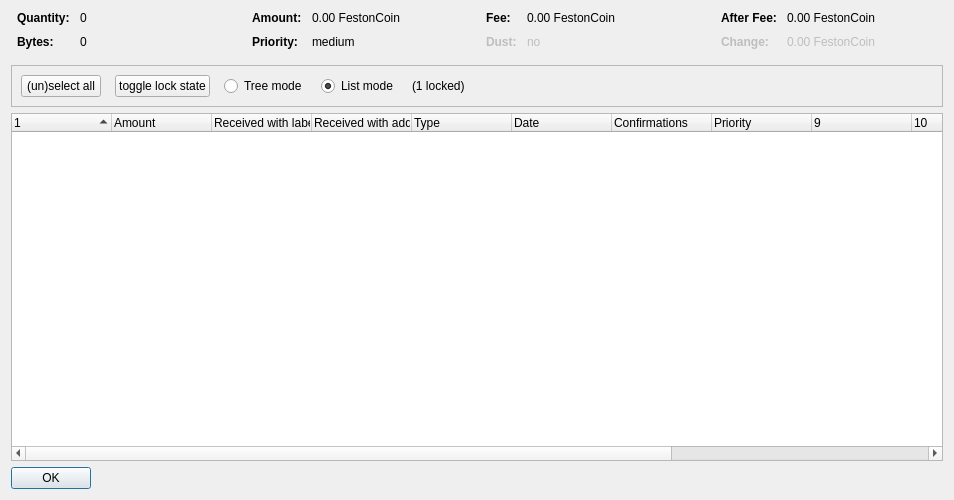
<?xml version="1.0" encoding="UTF-8"?>
<ui version="4.0">
 <class>CoinControlDialog</class>
 <widget class="QDialog" name="CoinControlDialog">
  <property name="geometry">
   <rect>
    <x>0</x>
    <y>0</y>
    <width>954</width>
    <height>500</height>
   </rect>
  </property>
  <property name="windowTitle">
   <string>Coin Selection</string>
  </property>
  <layout class="QVBoxLayout" name="verticalLayout">
   <item>
    <layout class="QHBoxLayout" name="horizontalLayoutTop" stretch="0,0,0,0">
     <property name="topMargin">
      <number>0</number>
     </property>
     <property name="bottomMargin">
      <number>10</number>
     </property>
     <item>
      <layout class="QFormLayout" name="formLayoutCoinControl1">
       <property name="horizontalSpacing">
        <number>10</number>
       </property>
       <property name="verticalSpacing">
        <number>10</number>
       </property>
       <property name="leftMargin">
        <number>6</number>
       </property>
       <property name="rightMargin">
        <number>6</number>
       </property>
       <item row="0" column="0">
        <widget class="QLabel" name="labelCoinControlQuantityText">
         <property name="font">
          <font>
           <weight>75</weight>
           <bold>true</bold>
          </font>
         </property>
         <property name="text">
          <string>Quantity:</string>
         </property>
        </widget>
       </item>
       <item row="0" column="1">
        <widget class="QLabel" name="labelCoinControlQuantity">
         <property name="cursor">
          <cursorShape>IBeamCursor</cursorShape>
         </property>
         <property name="contextMenuPolicy">
          <enum>Qt::ActionsContextMenu</enum>
         </property>
         <property name="text">
          <string notr="true">0</string>
         </property>
         <property name="textInteractionFlags">
          <set>Qt::LinksAccessibleByMouse|Qt::TextSelectableByKeyboard|Qt::TextSelectableByMouse</set>
         </property>
        </widget>
       </item>
       <item row="1" column="0">
        <widget class="QLabel" name="labelCoinControlBytesText">
         <property name="font">
          <font>
           <weight>75</weight>
           <bold>true</bold>
          </font>
         </property>
         <property name="text">
          <string>Bytes:</string>
         </property>
        </widget>
       </item>
       <item row="1" column="1">
        <widget class="QLabel" name="labelCoinControlBytes">
         <property name="cursor">
          <cursorShape>IBeamCursor</cursorShape>
         </property>
         <property name="contextMenuPolicy">
          <enum>Qt::ActionsContextMenu</enum>
         </property>
         <property name="text">
          <string notr="true">0</string>
         </property>
         <property name="textInteractionFlags">
          <set>Qt::LinksAccessibleByMouse|Qt::TextSelectableByKeyboard|Qt::TextSelectableByMouse</set>
         </property>
        </widget>
       </item>
      </layout>
     </item>
     <item>
      <layout class="QFormLayout" name="formLayoutCoinControl2">
       <property name="horizontalSpacing">
        <number>10</number>
       </property>
       <property name="verticalSpacing">
        <number>10</number>
       </property>
       <property name="leftMargin">
        <number>6</number>
       </property>
       <property name="rightMargin">
        <number>6</number>
       </property>
       <item row="0" column="0">
        <widget class="QLabel" name="labelCoinControlAmountText">
         <property name="font">
          <font>
           <weight>75</weight>
           <bold>true</bold>
          </font>
         </property>
         <property name="text">
          <string>Amount:</string>
         </property>
        </widget>
       </item>
       <item row="0" column="1">
        <widget class="QLabel" name="labelCoinControlAmount">
         <property name="cursor">
          <cursorShape>IBeamCursor</cursorShape>
         </property>
         <property name="contextMenuPolicy">
          <enum>Qt::ActionsContextMenu</enum>
         </property>
         <property name="text">
          <string notr="true">0.00 FestonCoin</string>
         </property>
         <property name="textInteractionFlags">
          <set>Qt::LinksAccessibleByMouse|Qt::TextSelectableByKeyboard|Qt::TextSelectableByMouse</set>
         </property>
        </widget>
       </item>
       <item row="1" column="0">
        <widget class="QLabel" name="labelCoinControlPriorityText">
         <property name="font">
          <font>
           <weight>75</weight>
           <bold>true</bold>
          </font>
         </property>
         <property name="text">
          <string>Priority:</string>
         </property>
        </widget>
       </item>
       <item row="1" column="1">
        <widget class="QLabel" name="labelCoinControlPriority">
         <property name="cursor">
          <cursorShape>IBeamCursor</cursorShape>
         </property>
         <property name="contextMenuPolicy">
          <enum>Qt::ActionsContextMenu</enum>
         </property>
         <property name="text">
          <string>medium</string>
         </property>
         <property name="textInteractionFlags">
          <set>Qt::LinksAccessibleByMouse|Qt::TextSelectableByKeyboard|Qt::TextSelectableByMouse</set>
         </property>
        </widget>
       </item>
      </layout>
     </item>
     <item>
      <layout class="QFormLayout" name="formLayoutCoinControl3">
       <property name="horizontalSpacing">
        <number>10</number>
       </property>
       <property name="verticalSpacing">
        <number>10</number>
       </property>
       <property name="leftMargin">
        <number>6</number>
       </property>
       <property name="rightMargin">
        <number>6</number>
       </property>
       <item row="0" column="0">
        <widget class="QLabel" name="labelCoinControlFeeText">
         <property name="font">
          <font>
           <weight>75</weight>
           <bold>true</bold>
          </font>
         </property>
         <property name="text">
          <string>Fee:</string>
         </property>
        </widget>
       </item>
       <item row="0" column="1">
        <widget class="QLabel" name="labelCoinControlFee">
         <property name="cursor">
          <cursorShape>IBeamCursor</cursorShape>
         </property>
         <property name="contextMenuPolicy">
          <enum>Qt::ActionsContextMenu</enum>
         </property>
         <property name="text">
          <string notr="true">0.00 FestonCoin</string>
         </property>
         <property name="textInteractionFlags">
          <set>Qt::LinksAccessibleByMouse|Qt::TextSelectableByKeyboard|Qt::TextSelectableByMouse</set>
         </property>
        </widget>
       </item>
       <item row="1" column="0">
        <widget class="QLabel" name="labelCoinControlLowOutputText">
         <property name="enabled">
          <bool>false</bool>
         </property>
         <property name="font">
          <font>
           <weight>75</weight>
           <bold>true</bold>
          </font>
         </property>
         <property name="text">
          <string>Dust:</string>
         </property>
        </widget>
       </item>
       <item row="1" column="1">
        <widget class="QLabel" name="labelCoinControlLowOutput">
         <property name="enabled">
          <bool>false</bool>
         </property>
         <property name="cursor">
          <cursorShape>IBeamCursor</cursorShape>
         </property>
         <property name="contextMenuPolicy">
          <enum>Qt::ActionsContextMenu</enum>
         </property>
         <property name="text">
          <string>no</string>
         </property>
         <property name="textInteractionFlags">
          <set>Qt::LinksAccessibleByMouse|Qt::TextSelectableByKeyboard|Qt::TextSelectableByMouse</set>
         </property>
        </widget>
       </item>
      </layout>
     </item>
     <item>
      <layout class="QFormLayout" name="formLayoutCoinControl4">
       <property name="horizontalSpacing">
        <number>10</number>
       </property>
       <property name="verticalSpacing">
        <number>10</number>
       </property>
       <property name="leftMargin">
        <number>6</number>
       </property>
       <property name="rightMargin">
        <number>6</number>
       </property>
       <item row="0" column="0">
        <widget class="QLabel" name="labelCoinControlAfterFeeText">
         <property name="font">
          <font>
           <weight>75</weight>
           <bold>true</bold>
          </font>
         </property>
         <property name="text">
          <string>After Fee:</string>
         </property>
        </widget>
       </item>
       <item row="0" column="1">
        <widget class="QLabel" name="labelCoinControlAfterFee">
         <property name="cursor">
          <cursorShape>IBeamCursor</cursorShape>
         </property>
         <property name="contextMenuPolicy">
          <enum>Qt::ActionsContextMenu</enum>
         </property>
         <property name="text">
          <string notr="true">0.00 FestonCoin</string>
         </property>
         <property name="textInteractionFlags">
          <set>Qt::LinksAccessibleByMouse|Qt::TextSelectableByKeyboard|Qt::TextSelectableByMouse</set>
         </property>
        </widget>
       </item>
       <item row="1" column="0">
        <widget class="QLabel" name="labelCoinControlChangeText">
         <property name="enabled">
          <bool>false</bool>
         </property>
         <property name="font">
          <font>
           <weight>75</weight>
           <bold>true</bold>
          </font>
         </property>
         <property name="text">
          <string>Change:</string>
         </property>
        </widget>
       </item>
       <item row="1" column="1">
        <widget class="QLabel" name="labelCoinControlChange">
         <property name="enabled">
          <bool>false</bool>
         </property>
         <property name="cursor">
          <cursorShape>IBeamCursor</cursorShape>
         </property>
         <property name="contextMenuPolicy">
          <enum>Qt::ActionsContextMenu</enum>
         </property>
         <property name="text">
          <string notr="true">0.00 FestonCoin</string>
         </property>
         <property name="textInteractionFlags">
          <set>Qt::LinksAccessibleByMouse|Qt::TextSelectableByKeyboard|Qt::TextSelectableByMouse</set>
         </property>
        </widget>
       </item>
      </layout>
     </item>
    </layout>
   </item>
   <item>
    <widget class="QFrame" name="frame">
     <property name="minimumSize">
      <size>
       <width>0</width>
       <height>40</height>
      </size>
     </property>
     <property name="frameShape">
      <enum>QFrame::StyledPanel</enum>
     </property>
     <property name="frameShadow">
      <enum>QFrame::Sunken</enum>
     </property>
     <layout class="QHBoxLayout" name="horizontalLayout">
      <item>
       <layout class="QHBoxLayout" name="horizontalLayoutPanel" stretch="0,0,0,0,0,0">
        <property name="spacing">
         <number>14</number>
        </property>
        <item>
         <widget class="QPushButton" name="pushButtonSelectAll">
          <property name="sizePolicy">
           <sizepolicy hsizetype="Maximum" vsizetype="Fixed">
            <horstretch>0</horstretch>
            <verstretch>0</verstretch>
           </sizepolicy>
          </property>
          <property name="text">
           <string>(un)select all</string>
          </property>
          <property name="autoDefault">
           <bool>false</bool>
          </property>
         </widget>
        </item>
        <item>
         <widget class="QPushButton" name="pushButtonToggleLock">
          <property name="sizePolicy">
           <sizepolicy hsizetype="Maximum" vsizetype="Fixed">
            <horstretch>0</horstretch>
            <verstretch>0</verstretch>
           </sizepolicy>
          </property>
          <property name="text">
           <string>toggle lock state</string>
          </property>
          <property name="autoDefault">
           <bool>false</bool>
          </property>
         </widget>
        </item>
        <item>
         <widget class="QRadioButton" name="radioTreeMode">
          <property name="sizePolicy">
           <sizepolicy hsizetype="Maximum" vsizetype="Fixed">
            <horstretch>0</horstretch>
            <verstretch>0</verstretch>
           </sizepolicy>
          </property>
          <property name="text">
           <string>Tree mode</string>
          </property>
         </widget>
        </item>
        <item>
         <widget class="QRadioButton" name="radioListMode">
          <property name="sizePolicy">
           <sizepolicy hsizetype="Maximum" vsizetype="Fixed">
            <horstretch>0</horstretch>
            <verstretch>0</verstretch>
           </sizepolicy>
          </property>
          <property name="text">
           <string>List mode</string>
          </property>
          <property name="checked">
           <bool>true</bool>
          </property>
         </widget>
        </item>
        <item>
         <widget class="QLabel" name="labelLocked">
          <property name="text">
           <string>(1 locked)</string>
          </property>
         </widget>
        </item>
        <item>
         <spacer name="horizontalSpacer">
          <property name="orientation">
           <enum>Qt::Horizontal</enum>
          </property>
          <property name="sizeHint" stdset="0">
           <size>
            <width>40</width>
            <height>20</height>
           </size>
          </property>
         </spacer>
        </item>
       </layout>
      </item>
     </layout>
    </widget>
   </item>
   <item>
    <widget class="CoinControlTreeWidget" name="treeWidget">
     <property name="contextMenuPolicy">
      <enum>Qt::CustomContextMenu</enum>
     </property>
     <property name="sortingEnabled">
      <bool>false</bool>
     </property>
     <property name="columnCount">
      <number>13</number>
     </property>
     <attribute name="headerShowSortIndicator" stdset="0">
      <bool>true</bool>
     </attribute>
     <attribute name="headerStretchLastSection">
      <bool>false</bool>
     </attribute>
     <column>
      <property name="text">
       <string/>
      </property>
     </column>
     <column>
      <property name="text">
       <string>Amount</string>
      </property>
     </column>
     <column>
      <property name="text">
       <string>Received with label</string>
      </property>
     </column>
     <column>
      <property name="text">
       <string>Received with address</string>
      </property>
     </column>
     <column>
      <property name="text">
	<string>Type</string>
      </property>
     </column>
     <column>
      <property name="text">
       <string>Date</string>
      </property>
     </column>
     <column>
      <property name="text">
       <string>Confirmations</string>
      </property>
      <property name="toolTip">
       <string>Confirmed</string>
      </property>
     </column>
     <column>
      <property name="text">
       <string>Priority</string>
      </property>
     </column>
     <column>
      <property name="text">
       <string/>
      </property>
     </column>
     <column>
      <property name="text">
       <string/>
      </property>
     </column>
     <column>
      <property name="text">
       <string/>
      </property>
     </column>
     <column>
      <property name="text">
       <string/>
      </property>
     </column>
     <column>
      <property name="text">
       <string/>
      </property>
     </column>
    </widget>
   </item>
   <item>
    <widget class="QDialogButtonBox" name="buttonBox">
     <property name="sizePolicy">
      <sizepolicy hsizetype="Maximum" vsizetype="Fixed">
       <horstretch>0</horstretch>
       <verstretch>0</verstretch>
      </sizepolicy>
     </property>
     <property name="orientation">
      <enum>Qt::Horizontal</enum>
     </property>
     <property name="standardButtons">
      <set>QDialogButtonBox::Ok</set>
     </property>
    </widget>
   </item>
  </layout>
 </widget>
 <customwidgets>
  <customwidget>
   <class>CoinControlTreeWidget</class>
   <extends>QTreeWidget</extends>
   <header>coincontroltreewidget.h</header>
  </customwidget>
 </customwidgets>
 <resources/>
 <connections/>
</ui>
